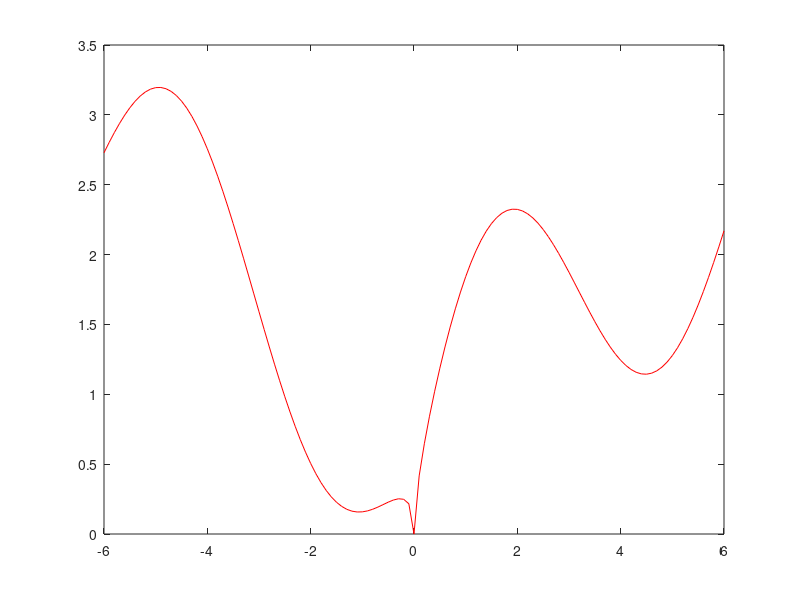

Reproduce this figure in MATLAB. (Note: this script raises an error after producing the figure.)
x=-6:0.1:6;

f=sin(x)+sqrt(abs(x));
plot( x,f, 'r-')
g=@(x) -f(x);


[xmax1,fmax1]=fminbnd(g,-6,-4);
fprintf('punct de maxim: %g, maximul: %g\n',xmax1,-fmax1)
[xmin1,fmin1]=fminbnd(f,-2,-0.5);
fprintf('punct de minim: %g, minimul: %g\n',xmin1,fmin1)
[xmax2,fmax2]=fminbnd(g,-0.5,0);
fprintf('punct de maxim: %g, maximul: %g\n',xmax2,-fmax2)
[xmin2,fmin2]=fminbnd(f,-0.2,0.2);
fprintf('punct de minim: %g, minimul: %g\n',xmin2,fmin2)
[xmax3,fmax3]=fminbnd(g,1,3);
fprintf('punct de maxim: %g, maximul: %g\n',xmax3,-fmax3) 
[xmin3,fmin3]=fminbnd(f,3.5,5.5);
fprintf('punct de minim: %g, minimul: %g\n',xmin3,fmin3)